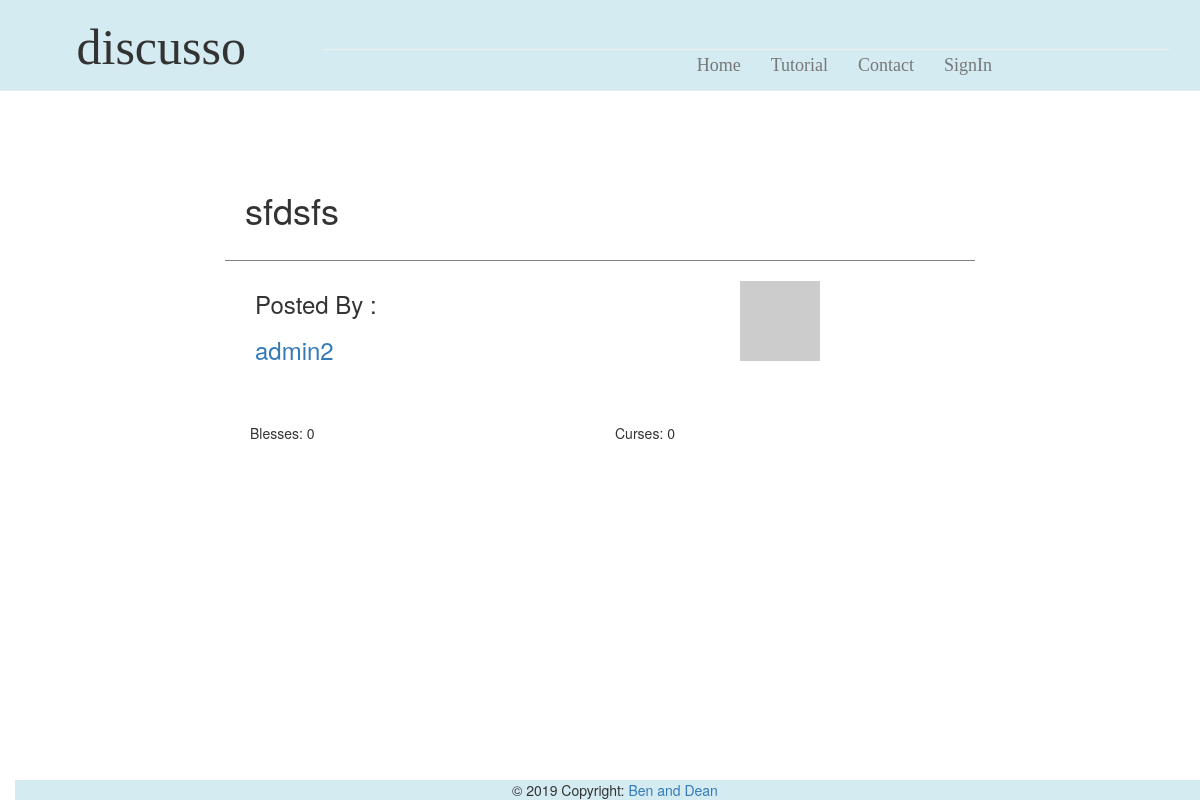
The app's page /topicpage/5, older data.
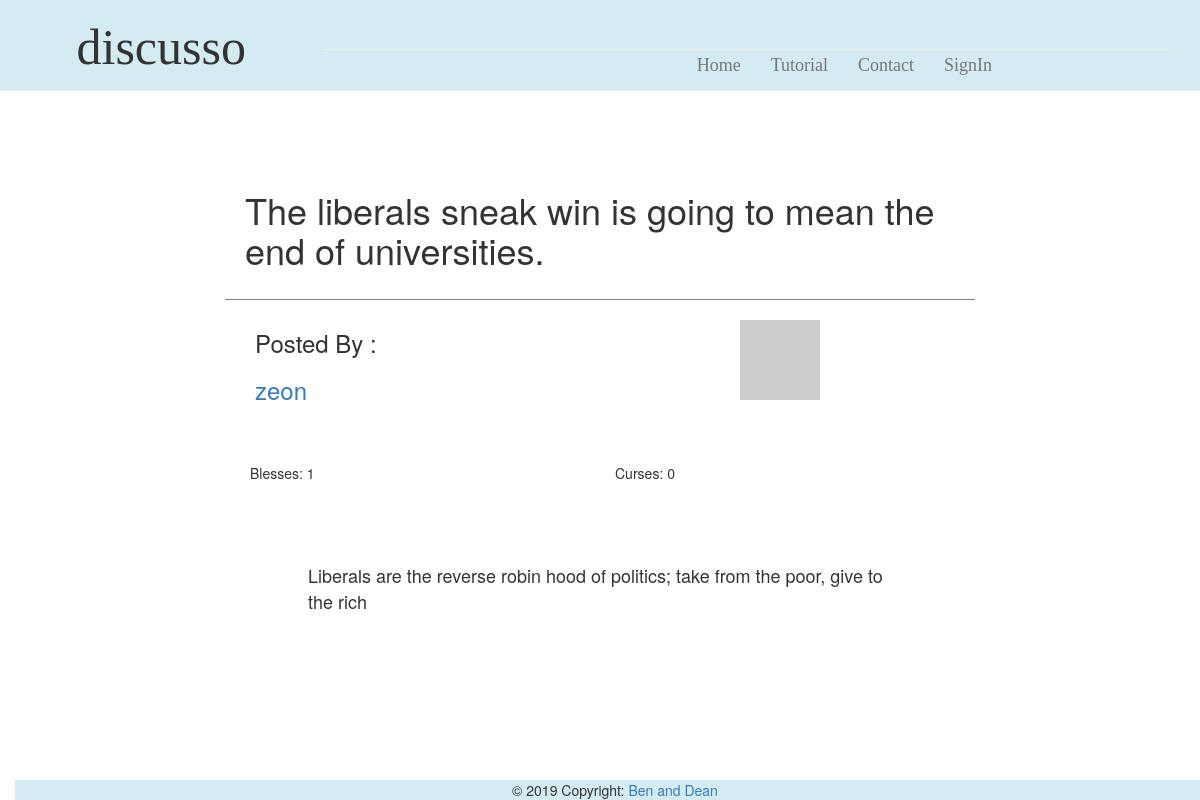
The same page, newer data.
### app/models.py (models this page shows, shortened)
class Post(db.Model):
    id = db.Column(db.Integer, primary_key=True)
    title = db.Column(db.String(64))
    desc = db.Column(db.String(248))
    blesses = db.Column(db.Integer, default=0)
    curses = db.Column(db.Integer, default=0)
    timestamp = db.Column(db.DateTime, index=True, default=datetime.utcnow)
    user_id = db.Column(db.Integer, db.ForeignKey('user.id'))
    p_replies = db.relationship('Reply', backref='ogPost', lazy='dynamic')
    user_votes = db.relationship('Post_BC', backref='post', lazy='dynamic')

class User(UserMixin, db.Model):
    id = db.Column(db.Integer, primary_key=True)
    username = db.Column(db.String(64), index=True, unique=True)
    bio = db.Column(db.String(248))
    passwd_hash = db.Column(db.String(128))
    email = db.Column(db.String(120), index=True, unique=True)
    admin = db.Column(db.Boolean)
    blesses = db.Column(db.Integer, default=0)
    curses = db.Column(db.Integer, default=0)
    def avatar(self, size):
        digest = md5(self.email.lower().encode('utf-8')).hexdigest()
        return 'https://www.gravatar.com/avatar/{}?d=identicon&s={}'.format(
            digest, size)
    posts = db.relationship('Post', backref='author', lazy='dynamic')
    replies = db.relationship('Reply', backref='author', lazy='dynamic')

### app/routes.py (the view, shortened to what this page needs)
@app.route('/topicpage/<postid>', methods=['GET', 'POST'])
def topic(postid):
    allUsers = User.query.all()
    myPost = Post.query.get(postid)
    if myPost is None:
        return render_template('404.html'), 404
    rForm = ReplyForm()
    myReply = myPost.p_replies.all()
    return render_template('topicpage.html', title='Topic', post=myPost, replies=myReply, form=rForm, user=allUsers)

### app/templates/topicpage.html (shortened to what this page needs)
{% extends "topbar.html" %}
{% block content %}
<div class="container-fluid">
	<div class="leftSide col-lg-2">
	</div>
	<div class="topicPage mainArea col-lg-8">
		<div id="question">
			<div class="special">
				<h1> {{post.title}} </h1>
			</div>
			{% for u in user %}
			{% if u.id == post.user_id %}
			<div class="poststuff container-fluid">
				<div class="col-lg-6">
					<h3> Posted By :</h3>
					<h3><a href="{{ url_for('profile',userid = '') }}{{u.id}}">{{u.username}}</a></li>
					</h3>
				</div>
				<div class="col-lg-6">
					<div class="imgBox">
						<img src="{{ u.avatar(128) }}">
					</div>
				</div>
			</div>
			{%endif%}
			{%endfor%}
			<div class="innerTopic container-fluid">
				{% if not current_user.is_anonymous %}
                    <div class="col-lg-6">
                        <a href= {{url_for('applyBCtoPost', uid=current_user.id, pid=post.id, option='bless')}}>
                            <img src="{{url_for('static', filename='prayingHands.jpg') }}"  style="width:42px;height:42px;border:0">
                        </a>
                        <p>Blesses: {{post.blesses}} </p>
                    </div>
                    <div class="col-lg-6">
                        <a href= {{url_for('applyBCtoPost', uid=current_user.id, pid=post.id, option='curse')}}>
                            <img src="{{url_for('static', filename='pentagram.jpg') }}"  style="width:42px;height:42px;border:0">
                        </a>
                        <p>Curses: {{post.curses}}</p>
                    </div>
                {% else %}
                    <div class="col-lg-6">
                        <p>Blesses: {{post.blesses}} </p>
                    </div>
                    <div class="col-lg-6">
                        <p>Curses: {{post.curses}} </p>
                    </div>
				{% endif %}
				<br>
				<br>
				<div class="blurb">
					<br>
					<p>{{post.desc}}</p>
				</div>
			</div>
		</div>
		<div class="rightSide col-lg-2">
		</div>
	</div>
	{% endblock %}

Row changes from the older to the newer data that the page shows:
no longer on this page (row edited): User: username "admin2"
changed Post: title "sfdsfs" → "The liberals sneak win is going to mean the end of universities."; blesses "0" → "1"; desc (not shown) → "Liberals are the reverse robin hood of politics; take from the poor, give to the rich"
added User: username "zeon"
